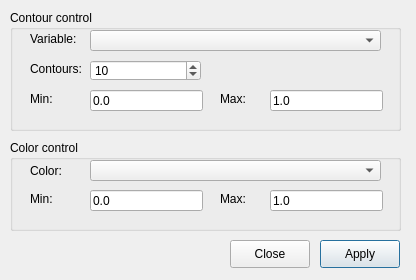
<ui version="4.0" >
 <class>isoContourDialog</class>
 <widget class="QDialog" name="isoContourDialog" >
  <property name="geometry" >
   <rect>
    <x>0</x>
    <y>0</y>
    <width>416</width>
    <height>280</height>
   </rect>
  </property>
  <property name="windowTitle" >
   <string>Dialog</string>
  </property>
  <widget class="QPushButton" name="okButton" >
   <property name="geometry" >
    <rect>
     <x>320</x>
     <y>240</y>
     <width>80</width>
     <height>28</height>
    </rect>
   </property>
   <property name="text" >
    <string>Apply</string>
   </property>
   <property name="icon" >
    <iconset resource="../ElmerGUI.qrc" >:/icons/dialog-ok-apply.png</iconset>
   </property>
   <property name="default" >
    <bool>true</bool>
   </property>
  </widget>
  <widget class="QPushButton" name="cancelButton" >
   <property name="geometry" >
    <rect>
     <x>230</x>
     <y>240</y>
     <width>80</width>
     <height>28</height>
    </rect>
   </property>
   <property name="text" >
    <string>Close</string>
   </property>
   <property name="icon" >
    <iconset resource="../ElmerGUI.qrc" >:/icons/dialog-close.png</iconset>
   </property>
  </widget>
  <widget class="QGroupBox" name="contoursGroup" >
   <property name="geometry" >
    <rect>
     <x>10</x>
     <y>10</y>
     <width>391</width>
     <height>121</height>
    </rect>
   </property>
   <property name="title" >
    <string>Contour control</string>
   </property>
   <widget class="QLineEdit" name="contoursMaxEdit" >
    <property name="geometry" >
     <rect>
      <x>260</x>
      <y>80</y>
      <width>113</width>
      <height>21</height>
     </rect>
    </property>
    <property name="text" >
     <string>1.0</string>
    </property>
   </widget>
   <widget class="QComboBox" name="contoursCombo" >
    <property name="geometry" >
     <rect>
      <x>80</x>
      <y>20</y>
      <width>291</width>
      <height>21</height>
     </rect>
    </property>
   </widget>
   <widget class="QLineEdit" name="contoursMinEdit" >
    <property name="geometry" >
     <rect>
      <x>80</x>
      <y>80</y>
      <width>113</width>
      <height>21</height>
     </rect>
    </property>
    <property name="text" >
     <string>0.0</string>
    </property>
   </widget>
   <widget class="QLabel" name="contoursMaxLabel" >
    <property name="geometry" >
     <rect>
      <x>210</x>
      <y>80</y>
      <width>31</width>
      <height>18</height>
     </rect>
    </property>
    <property name="text" >
     <string>Max:</string>
    </property>
   </widget>
   <widget class="QSpinBox" name="contoursSpin" >
    <property name="geometry" >
     <rect>
      <x>80</x>
      <y>50</y>
      <width>111</width>
      <height>21</height>
     </rect>
    </property>
    <property name="minimum" >
     <number>1</number>
    </property>
    <property name="maximum" >
     <number>99999</number>
    </property>
    <property name="value" >
     <number>10</number>
    </property>
   </widget>
   <widget class="QLabel" name="variableLabel" >
    <property name="geometry" >
     <rect>
      <x>20</x>
      <y>20</y>
      <width>51</width>
      <height>18</height>
     </rect>
    </property>
    <property name="text" >
     <string>Variable:</string>
    </property>
   </widget>
   <widget class="QLabel" name="contoursLabel" >
    <property name="geometry" >
     <rect>
      <x>20</x>
      <y>50</y>
      <width>61</width>
      <height>18</height>
     </rect>
    </property>
    <property name="text" >
     <string>Contours:</string>
    </property>
   </widget>
   <widget class="QLabel" name="contoursMinLabel" >
    <property name="geometry" >
     <rect>
      <x>20</x>
      <y>80</y>
      <width>41</width>
      <height>18</height>
     </rect>
    </property>
    <property name="text" >
     <string>Min:</string>
    </property>
   </widget>
  </widget>
  <widget class="QGroupBox" name="colorsGroup" >
   <property name="geometry" >
    <rect>
     <x>10</x>
     <y>140</y>
     <width>391</width>
     <height>91</height>
    </rect>
   </property>
   <property name="title" >
    <string>Color control</string>
   </property>
   <widget class="QLineEdit" name="colorMaxEdit" >
    <property name="geometry" >
     <rect>
      <x>260</x>
      <y>50</y>
      <width>113</width>
      <height>21</height>
     </rect>
    </property>
    <property name="text" >
     <string>1.0</string>
    </property>
   </widget>
   <widget class="QComboBox" name="colorCombo" >
    <property name="geometry" >
     <rect>
      <x>80</x>
      <y>20</y>
      <width>291</width>
      <height>21</height>
     </rect>
    </property>
   </widget>
   <widget class="QLabel" name="colorMinLabel" >
    <property name="geometry" >
     <rect>
      <x>20</x>
      <y>50</y>
      <width>41</width>
      <height>18</height>
     </rect>
    </property>
    <property name="text" >
     <string>Min:</string>
    </property>
   </widget>
   <widget class="QLabel" name="colorLabel" >
    <property name="geometry" >
     <rect>
      <x>20</x>
      <y>20</y>
      <width>41</width>
      <height>21</height>
     </rect>
    </property>
    <property name="text" >
     <string>Color:</string>
    </property>
   </widget>
   <widget class="QLineEdit" name="colorMinEdit" >
    <property name="geometry" >
     <rect>
      <x>80</x>
      <y>50</y>
      <width>113</width>
      <height>21</height>
     </rect>
    </property>
    <property name="text" >
     <string>0.0</string>
    </property>
   </widget>
   <widget class="QLabel" name="colorMaxLabel" >
    <property name="geometry" >
     <rect>
      <x>210</x>
      <y>50</y>
      <width>31</width>
      <height>18</height>
     </rect>
    </property>
    <property name="text" >
     <string>Max:</string>
    </property>
   </widget>
  </widget>
 </widget>
 <resources>
  <include location="../ElmerGUI.qrc" />
 </resources>
 <connections/>
</ui>
